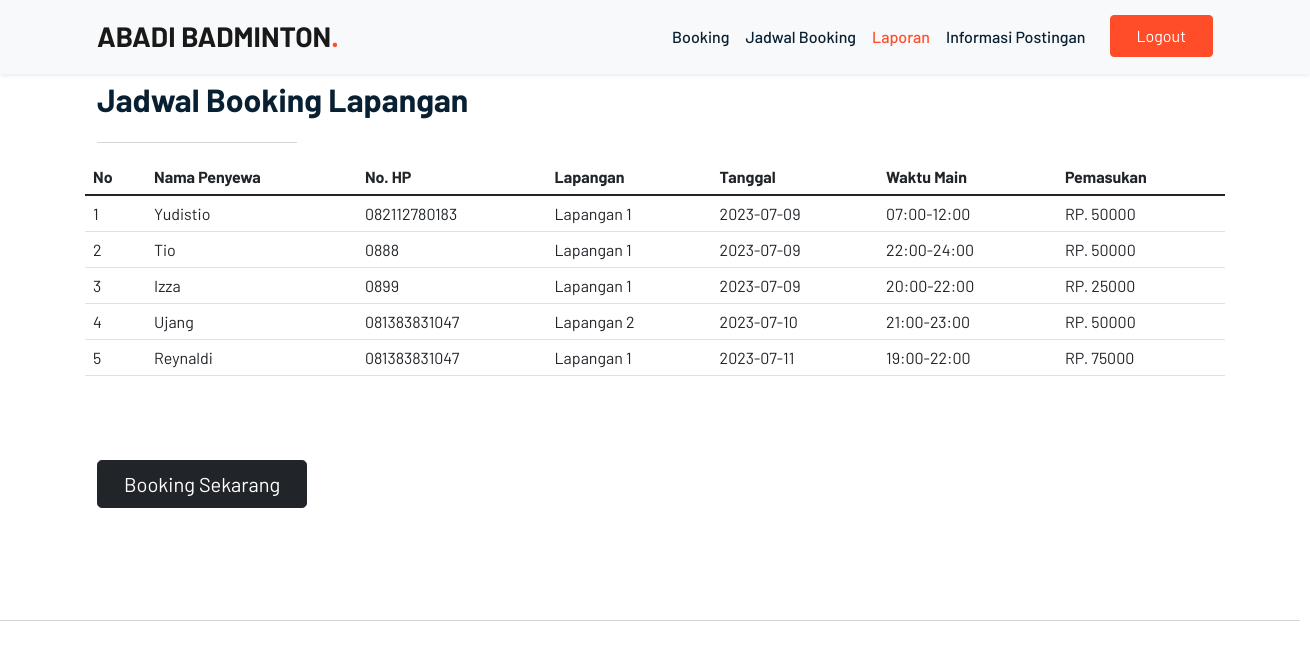
The app's page /admin/laporan.php with its own data.
### tables this page shows
CREATE TABLE `booking` (
  `id` int(10) NOT NULL,
  `nama` varchar(100) NOT NULL,
  `phone` varchar(20) NOT NULL,
  `lapangan` varchar(20) NOT NULL,
  `tanggal` date NOT NULL,
  `jam_mulai` varchar(15) NOT NULL,
  `waktu_main` int(5) NOT NULL,
  `jam_selesai` varchar(15) NOT NULL,
  `harga` int(20) NOT NULL
);

### admin/laporan.php (the view, shortened to what this page needs)
<?php
include "../koneksi.php";
$proses = mysqli_query($koneksi, "SELECT *from booking")
    or die(mysqli_error($koneksi));
?>
<!DOCTYPE html <html lang="en">
<head>
    <link rel="stylesheet" href="../css/bootstrap.min.css">
    <link rel="stylesheet" href="../css/owl.carousel.min.css">
    <link rel="stylesheet" href="../css/owl.theme.default.min.css">
    <link href='https://unpkg.com/boxicons@2.1.1/css/boxicons.min.css' rel='stylesheet'>
    <link rel="stylesheet" href="../css/style.css">
</head>
<body>
    <nav class="navbar navbar-expand-lg navbar-light bg-light shadow-sm navbar fixed-top">
        <div class="container">
            <a class="navbar-brand" href="index.php">ABADI BADMINTON<span class="dot">.</span></a>
            <div class="collapse navbar-collapse" id="navbarNav">
                <ul class="navbar-nav ms-auto">
                    <li class="nav-item">
                        <a class="nav-link" href="book.php">Booking</a>
                    </li>
                    <li class="nav-item">
                        <a class="nav-link" href="jadwal_book.php">Jadwal Booking</a>
                    </li>
                    <li class="nav-item">
                        <a class="nav-link active" aria-current="page" href="#">Laporan</a>
                    </li>
                    <li class="nav-item">
                        <a class="nav-link" href="postingan.php">Informasi Postingan</a>
                    </li>
                    <li class="nav-item">
                        <a href="logout.php" class="btn btn-brand ms-lg-3">Logout</a>
                    </li>
                </ul>
            </div>
        </div>
    </nav>
    <section id="about">
        <div class="container">
            <div class="row">
                <div class="col">
                    <h2 class="judul">Jadwal Booking Lapangan</h2>
                </div>
            </div>
            <hr width="200rem" />
            <div class="row fs-5 mb-3">
                <div>
                    <div class="row">
                        <table class="table">
                            <thead>
                                <tr>
                                    <th>No</th>
                                    <th>Nama Penyewa</th>
                                    <th>No. HP</th>
                                    <th>Lapangan</th>
                                    <th>Tanggal</th>
                                    <th>Waktu Main</th>
                                    <th>Pemasukan</th>
                                </tr>
                            </thead>
                            <tbody>
                                <?php
                                $nomor = 1;
                                while ($row = mysqli_fetch_assoc($proses)) {
                                    ?>
                                    <tr>
                                        <td>
                                            <?php echo $nomor ?>
                                        </td>
                                        <td>
                                            <?php echo $row['nama'] ?>
                                        </td>
                                        <td>
                                            <?php echo $row['phone'] ?>
                                        </td>
                                        <td>
                                            <?php echo $row['lapangan'] ?>
                                        </td>
                                        <td>
                                            <?php echo $row['tanggal'] ?>
                                        </td>
                                        <td>
                                            <?php echo $row['jam_mulai'] . "-" . $row['jam_selesai'] ?>
                                        </td>
                                        <td>
                                            <?php echo "RP. " . $row['harga'] ?>
                                        </td>
                                    </tr>
                                    <?php
                                    $nomor++;
                                }
                                ?>
                            </tbody>
                        </table>
                    </div>
                    <br><br>
                    <div class="col-md-6">
                        <a class="btn btn-dark btn-lg" href="book.php" role="button" type="submit">Booking Sekarang</a>
                    </div>
    </section>
    <hr width="1300rem" />
</body>
</html>

### css/style.css (style rules this page uses)
body { font-family: "Barlow", sans-serif; color: var(--body); line-height: 1.7; }
h1,h2,h3,h4,h5,h6, .display-1,.display-2,.display-3,.display-4 { font-weight: 700; color: var(--dark); }
a { color: var(--dark); transition: all 0.4s ease; font-weight: 500; }
section { padding-top: 80px; padding-bottom: 80px; }
.navbar { box-shadow: var(--shadow); }
.navbar .navbar-nav .nav-link { color: var(--dark); }
.navbar .navbar-nav .nav-link.active { color: var(--brand); }
.navbar-brand { font-size: 28px; font-weight: 700; }
.navbar-brand .dot { color: var(--brand); }
.btn { padding: 8px 26px; }
.btn-brand { border-color: var(--brand); background-color: var(--brand); color: #fff; }

### records on screen
booking: nama "Yudistio", phone "082112780183", lapangan "Lapangan 1", tanggal "2023-07-09", jam_mulai "07:00", jam_selesai "12:00", harga "50000"
booking: nama "Tio", phone "0888", lapangan "Lapangan 1", tanggal "2023-07-09", jam_mulai "22:00", jam_selesai "24:00", harga "50000"
booking: nama "Izza", phone "0899", lapangan "Lapangan 1", tanggal "2023-07-09", jam_mulai "20:00", jam_selesai "22:00", harga "25000"
booking: nama "Ujang", phone "081383831047", lapangan "Lapangan 2", tanggal "2023-07-10", jam_mulai "21:00", jam_selesai "23:00", harga "50000"
booking: nama "Reynaldi", phone "081383831047", lapangan "Lapangan 1", tanggal "2023-07-11", jam_mulai "19:00", jam_selesai "22:00", harga "75000"
